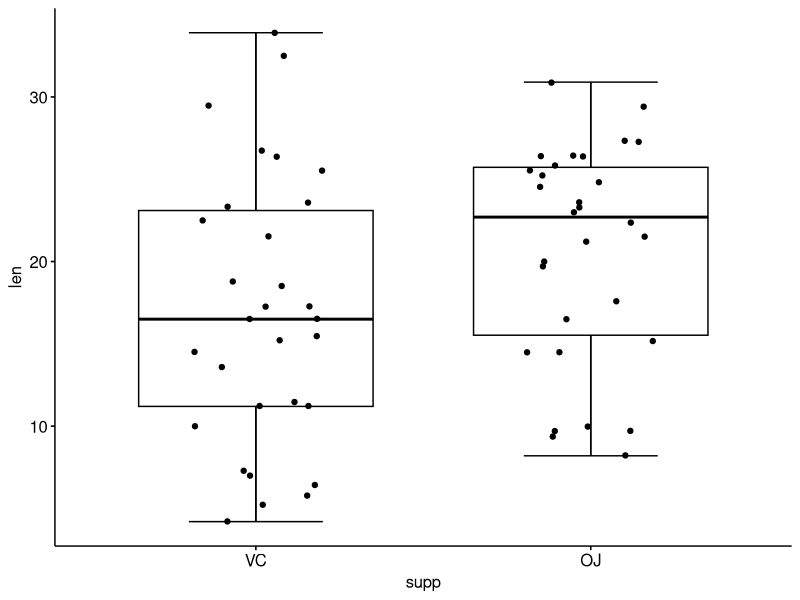
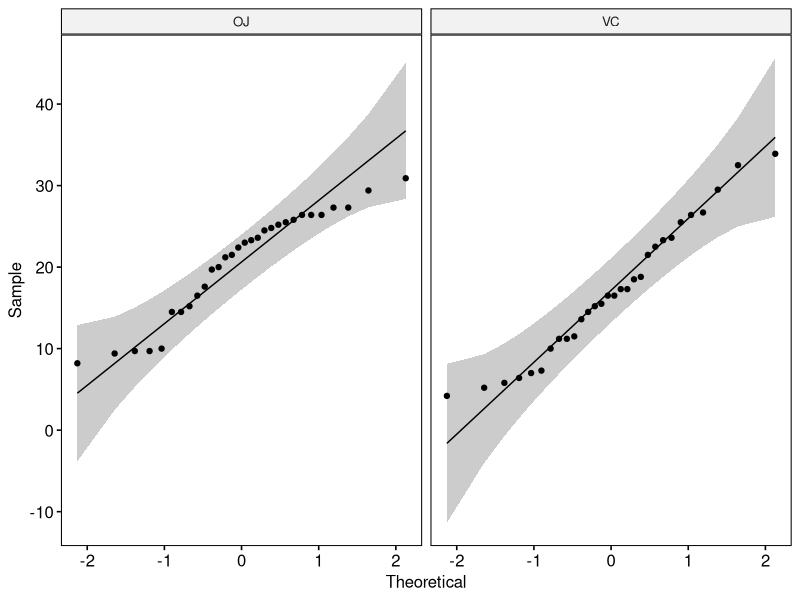
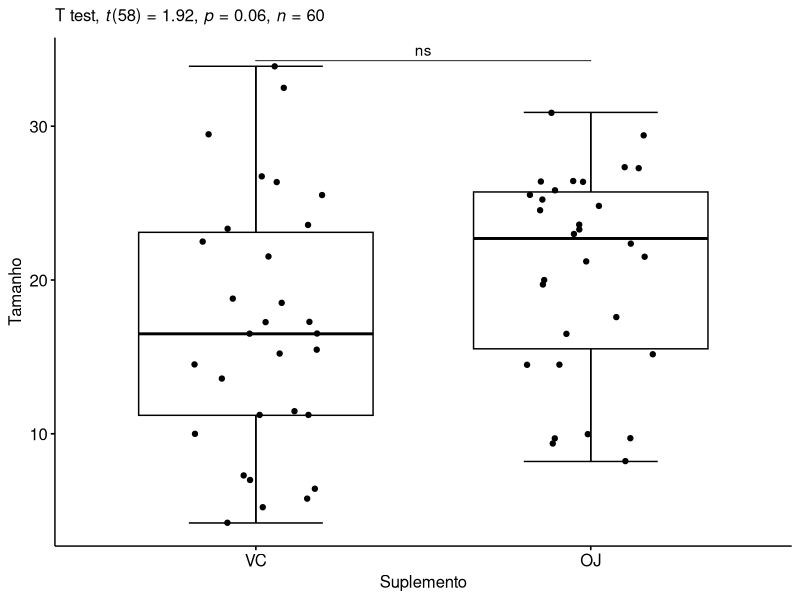

Here is the R script that generated these plots, in order:
# 1 Informações sobre a base de dados

# 2 Preparando o ambiente
library(tidyverse)
library(ggpubr)
library(rstatix)

library(readxl)

# 3 Carregando a base de dados.
ToothGrowth <- read_excel("ToothGrowth.xlsx")
View(ToothGrowth)

glimpse(ToothGrowth)

# Criando Tabela
table(ToothGrowth$supp)

# Contagem supp
# OJ = 30
# VC = 30
Supp <- ToothGrowth["supp"]
Supp %>%
  group_by(supp) %>%
  summarise(count=n())

# 4 Teste t
# 4.1 Estatística descritiva

ToothGrowth %>% 
  group_by(supp) %>% 
  get_summary_stats(len,type = "mean_sd")

# 4.2 Primeira Visualização

ToothGrowth %>%
  ggboxplot(x = "supp",
            y = "len",
            bxp.errorbar = TRUE,
            add = "jitter")

# 4.3 Suposições do teste

# Não ficou muito claro se cada indivíduo
# aparece somente uma vez nessas observações,
# pois como o estudo é sobre o crescimento dos dente,
# espera-se que haja, ao menos, uma medição inicial e 
# uma medição final.
# Mas, caso essa seja somente a medição inicial, podemos
# dizer que são observações independetes, 
# já que a medição de um indivíduo não interfere a do outro.


# Nenhum valor ultrapassou as barras de erro.
ToothGrowth %>%
  group_by(supp) %>%
  identify_outliers(len)

# Shapiro-Wilk

# O valor de p encontrado no teste de shapiro
# foi de 0.0236 para o supp OJ
# e 0.428 para o supp VC.
# Sendo rejeitada a hipótese de normalidade para 
# valores menores que 0.05.
ToothGrowth %>%
  group_by(supp) %>%
  shapiro_test(len)

# QQPLOT
# Os valores estão dentro da área sombreada,
# que indica normalidade
ToothGrowth %>%
  ggqqplot(x = "len", facet.by = "supp")

# Cheque se ambos os grupos de suplemento
# tem variâncias iguais.
# p = 0.275, ou seja, maior que 0.05, indicando que
# as variancias são iguais.
ToothGrowth %>%
  levene_test(len ~ supp)

# Teste t
# p = 0.0604 é maior que 0.05, 
# o que indica que não há diferença estatística.
resultado_teste_t <- ToothGrowth %>%
  t_test(len ~ supp, var.equal = TRUE) %>%
  add_significance()
resultado_teste_t

# Efeito
ToothGrowth %>%
  cohens_d(len ~ supp, var.equal = FALSE)


# Finalizando a visualização inicial modificando
# o título dos eixos e adicionando as
# informações do teste realizado.

resultado_teste_t <- resultado_teste_t %>%
  add_xy_position(x = "supp")

grafico <- ToothGrowth %>%
  ggboxplot(x = "supp",
            y = "len",
            bxp.errorbar = TRUE,
            add = "jitter")

grafico +
  stat_pvalue_manual(resultado_teste_t,
                     tip.length = 0) +
  labs(
    subtitle = get_test_label(resultado_teste_t,
                              detailed = TRUE),
    x = "Suplemento", y = "Tamanho"
  )


# A média do comprimento para o suplemento "OJ"
# foi de 20,7 com dp de 6,61, já o suplemento 
# "VC" teve uma média de comprimeto 17,0 
# com dp de 8,27.
# O teste t para os dois grupos 
# não foi estatíticamente significativo,
# t(58) = 1,92, p > 0,05; em que 
# t(58) denota a estatística de 
# teste que teve 58 graus de liberdade.

